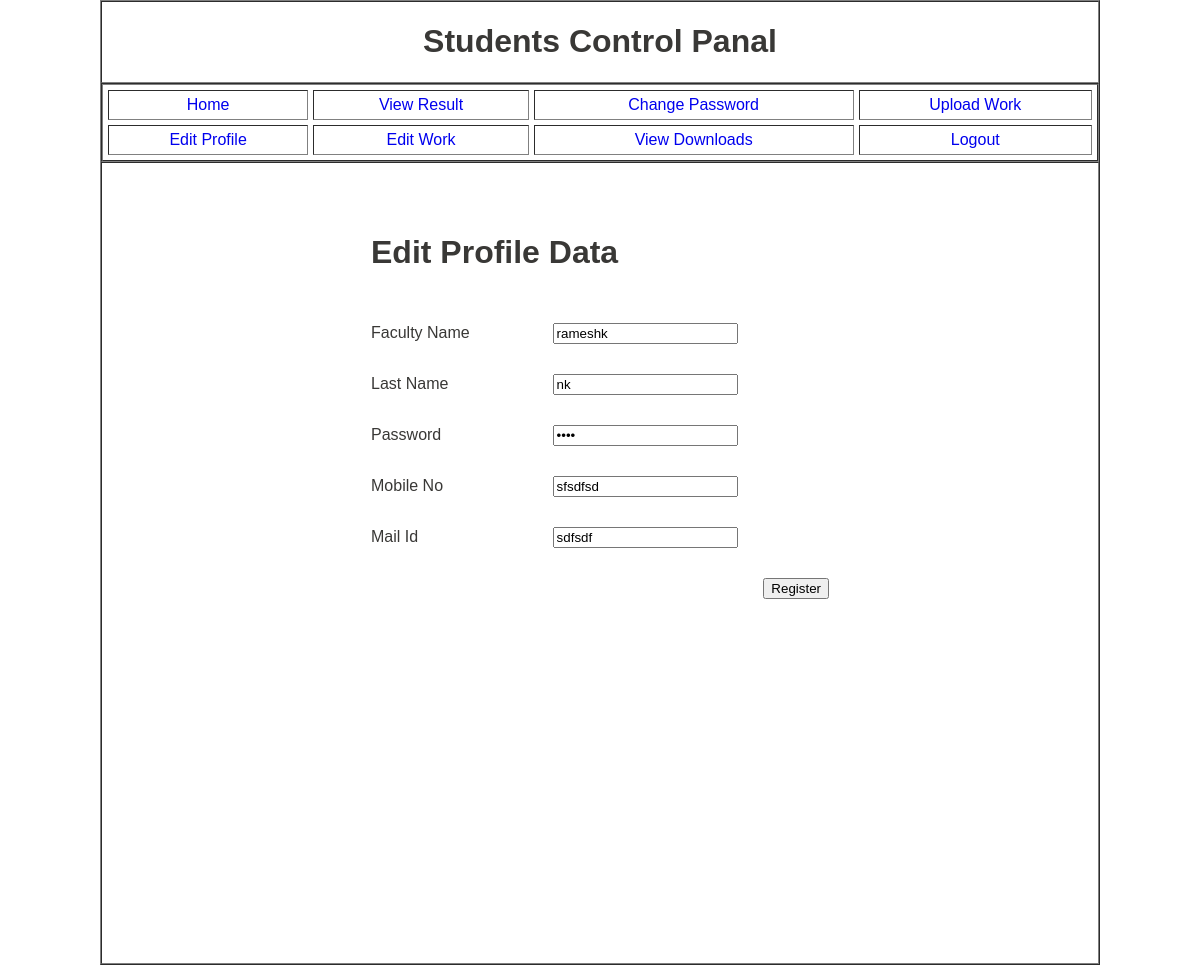
Screenshot of /admin/editpro.php (signed in) with the database file from the repository.
### tables this page shows
CREATE TABLE IF NOT EXISTS `faculty` (
  `id` int(10) NOT NULL AUTO_INCREMENT,
  `uname` varchar(100) NOT NULL,
  `lname` varchar(100) NOT NULL,
  `password` varchar(100) NOT NULL,
  `mno` varchar(100) NOT NULL,
  `mailid` varchar(100) NOT NULL,
  `status` int(10) NOT NULL DEFAULT '0',
  PRIMARY KEY (`id`)
);

### admin/editpro.php (the view, shortened to what this page needs)
<?php include("session.php");
$er="select * from faculty where id='".$_SESSION['uid']."'";
$fr=mysql_query($er);
$rec=mysql_fetch_array($fr);
?>
<!DOCTYPE html PUBLIC "-//W3C//DTD XHTML 1.0 Transitional//EN" "http://www.w3.org/TR/xhtml1/DTD/xhtml1-transitional.dtd">
<html xmlns="http://www.w3.org/1999/xhtml">
<head>
<link href="../style.css" type="text/css" rel="stylesheet" />
</head>
<body>
<form method="post">
	<table cellpadding="0" cellspacing="0" align="center" width="1000" border="1">
			<tr>
					<td align="center"><h1><?php echo $_SESSION['ut'] ?> Control Panal</h1></td>
			</tr>
			<tr>
				<td>
				<?php
				 if($_SESSION['type']==2) { include("student_admin_header.php"); }
				  ?></td>
			</tr>
			<tr>
				<td height="800" valign="top">
				<table cellpadding="10" cellspacing="10" align="center" width="50%" border="0">
						<tr>
									<td colspan="2" align="center"><?php echo $msg; ?></td>
						</tr>
						<tr>
									<td colspan="2"><h1>Edit Profile Data</h1></td>
						</tr>
						<tr>
								<td>Faculty Name</td><td><input type="text" name="sname" value="<?php echo $rec[1]; ?>" required placeholder="User Name" /></td>
						</tr>
						<tr>
								<td>Last Name</td><td><input type="text" name="lname" value="<?php echo $rec[2]; ?>" required placeholder="Last Name" /></td>
						</tr>
						<tr>
								<td>Password</td><td><input type="password" name="pass" value="<?php echo $rec[3]; ?>" required placeholder="Password" /></td>
						</tr>
						<tr>
								<td>Mobile No</td><td><input type="text" name="mno" value="<?php echo $rec[4]; ?>" required placeholder="Mobile No" /></td>
						</tr>
						<tr>
								<td>Mail Id</td><td><input type="text" name="mid" value="<?php echo $rec[5]; ?>" required placeholder="Mail Id" /></td>
						</tr>
						<tr>
								<td colspan="2" align="right"><input type="submit" name="ok" value="Register" /></td>
						</tr>
				</table>
				</td>
			</tr>
	</table>
	</form>
</body>
</html>

### style.css (style rules this page uses)
body { background-image:url(images/images.jpeg); margin:0px; font-family:Verdana, Arial, Helvetica, sans-serif; }
td { color:#393836; }

### rows the page displays
faculty: sname "rameshk", lname "nk", mno "sfsdfsd", mid "sdfsdf"

### other values shown
$_SESSION['ut'] "Students"
